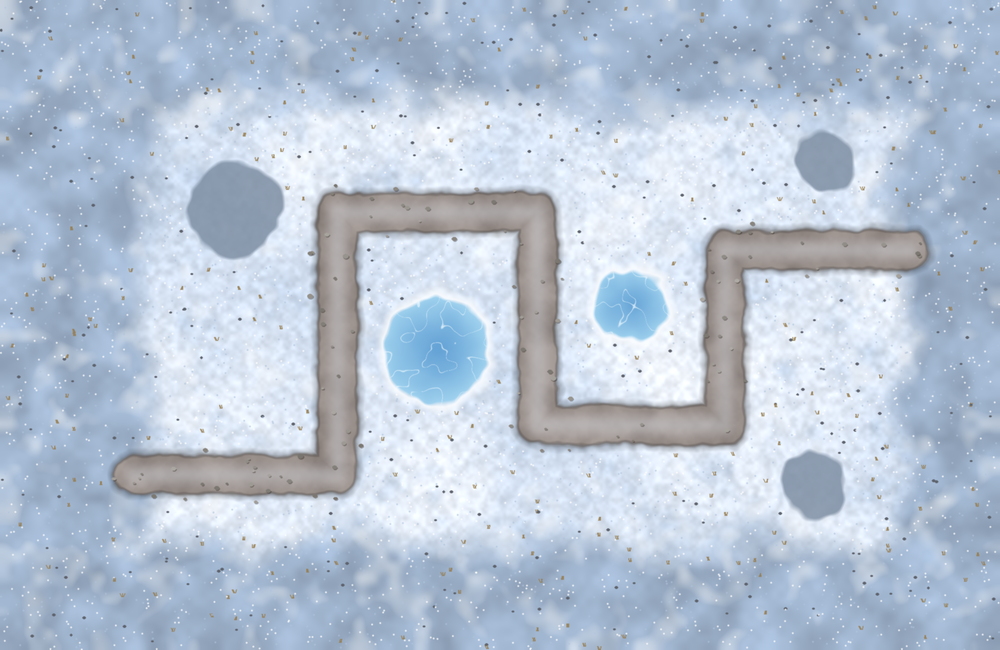
#> input picture ground_glacier_pass.png, 1000 x 650 px, shrunk from 2080 x 1352 before the run
$ python ground_fade.py ../ground_glacier_pass.png
#> lines starting #> are read from the running program, lines starting #| are printed output that depends on the picture
"""Fade a ground texture's outer band to one flat colour, so it meets the game's far-ground plane without a seam.

    python3 tools/ground_fade.py assets/textures/ground_<map>.png [--band 1.6] [--px 64]

game.gd paints the far plane (under and beyond the ground texture) with the average colour of the texture's edge rows
(_edge_color), so a busy edge (the HQ grounds' tufted forest floor) showed a hard line where it ended. The last `band`
world units (px pixels per unit) now blend into the band's own average colour, which is what the edge rows then hold.
map_ground_hq.py runs this on every render.
"""
import sys
import numpy as np
from PIL import Image


def fade(im, band_px):
    """im: float32 HxWx3 in 0..1. Returns a copy whose outer band_px pixels blend smoothly to the band's mean colour."""
#> called with band_px = 102.4
    h, w, _ = im.shape
#> h = 650; w = 1000
    yy, xx = np.mgrid[0:h, 0:w]
    d = np.minimum(np.minimum(xx, w - 1 - xx), np.minimum(yy, h - 1 - yy)).astype(np.float32)
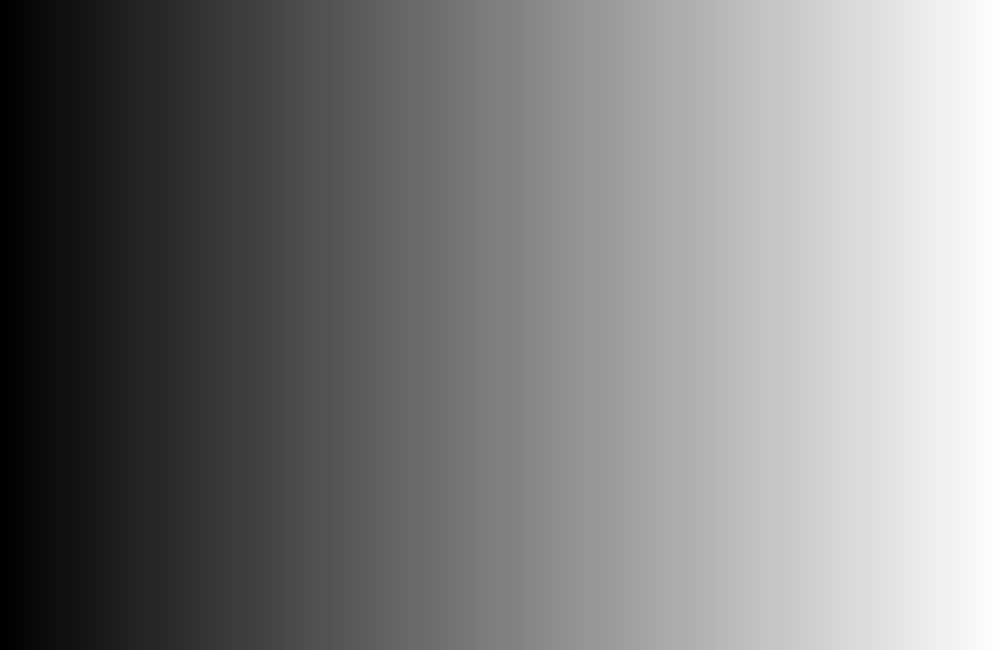
#> xx: shape (650, 1000) int64; min 0, max 999, mean 499.5; drawn with min black and max white
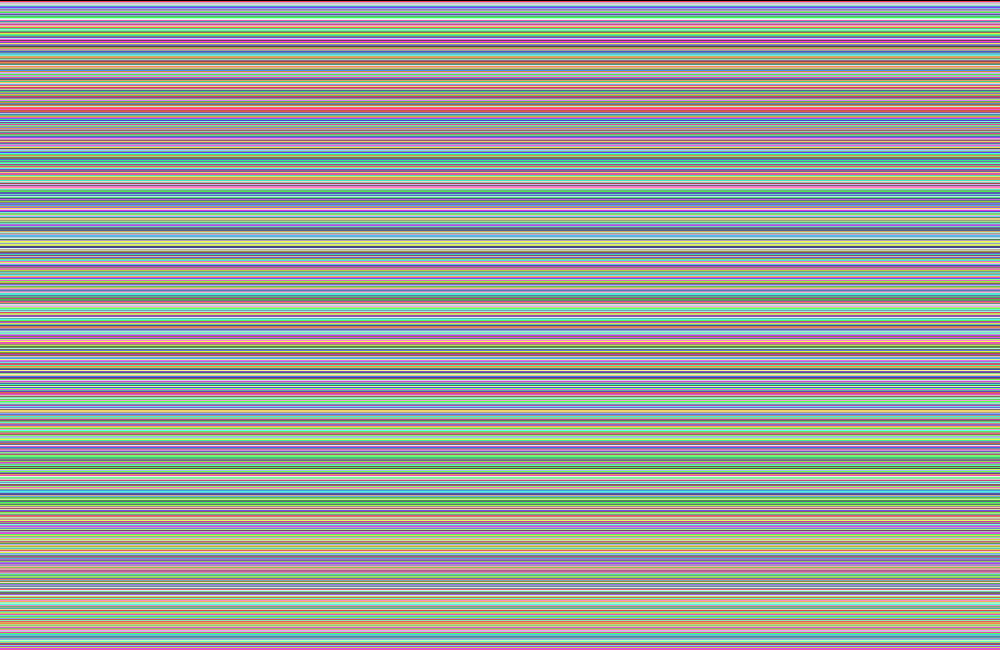
#> yy: shape (650, 1000) int64; 650 distinct labels, from 0 to 649; one colour per label, 0 black
    flat = im[d < band_px].mean(0)
#> flat = [0.641, 0.714, 0.806]
    t = np.clip(d / band_px, 0, 1)
    wgt = (t * t * (3 - 2 * t))[..., None]
    return im * wgt + flat * (1 - wgt)


if __name__ == "__main__":
    path = sys.argv[1]
    a = sys.argv
    band = float(a[a.index("--band") + 1]) if "--band" in a else 1.6
    px = float(a[a.index("--px") + 1]) if "--px" in a else 64.0
    im = np.asarray(Image.open(path).convert("RGB")).astype(np.float32) / 255.0
    out = fade(im, band * px)
    Image.fromarray((out * 255 + 0.5).astype(np.uint8)).save(path)
    print("faded", path, "band %.0f px" % (band * px))
